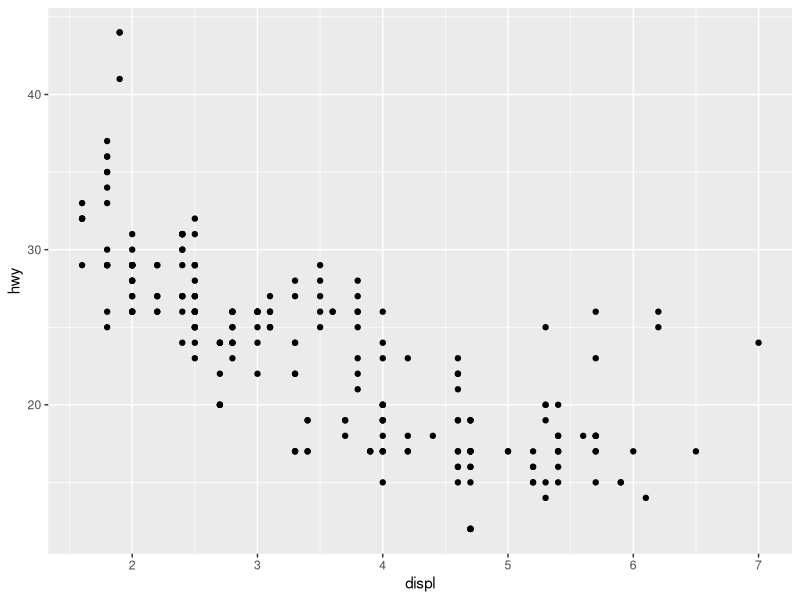
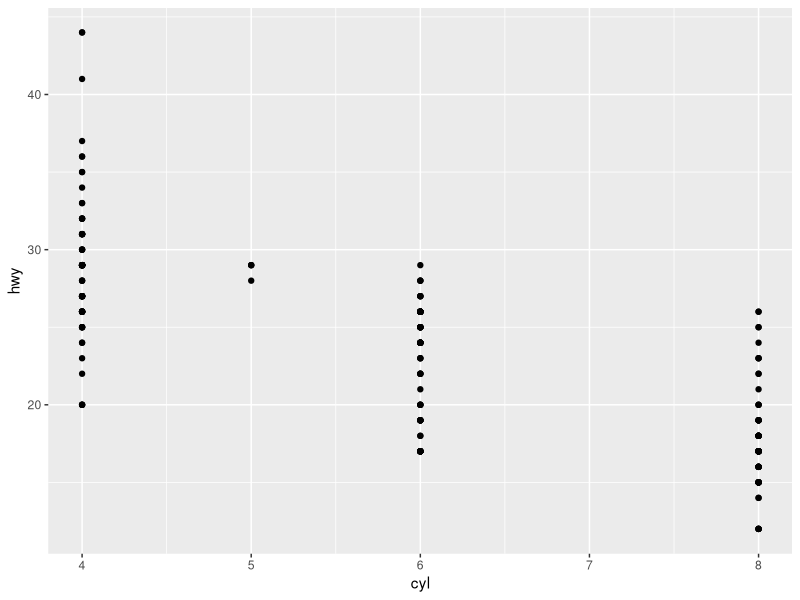
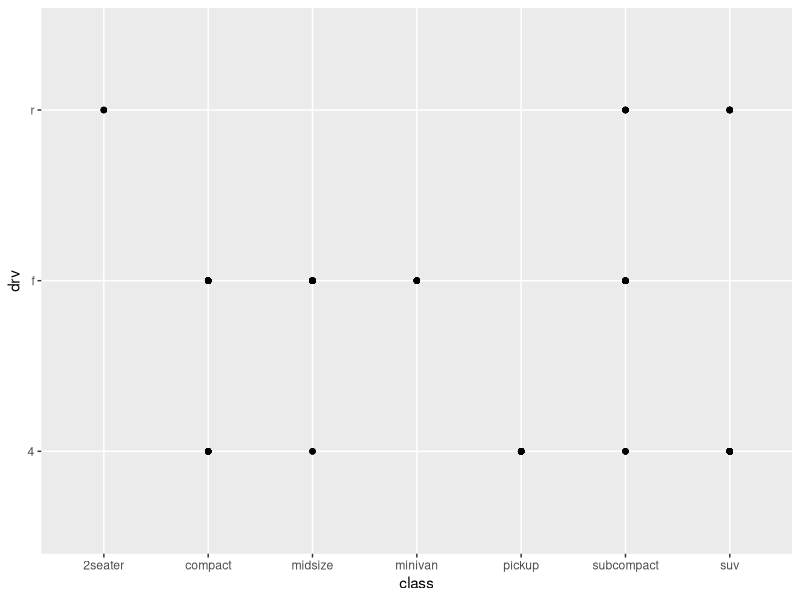
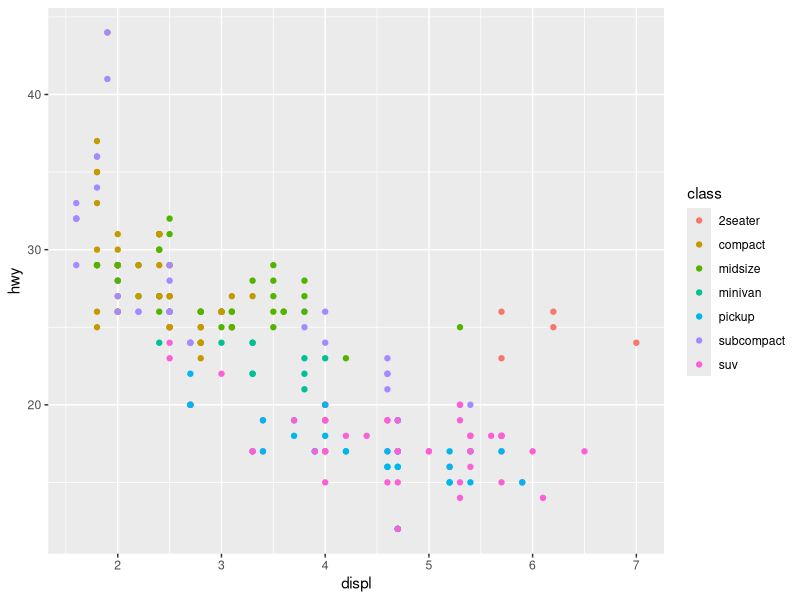
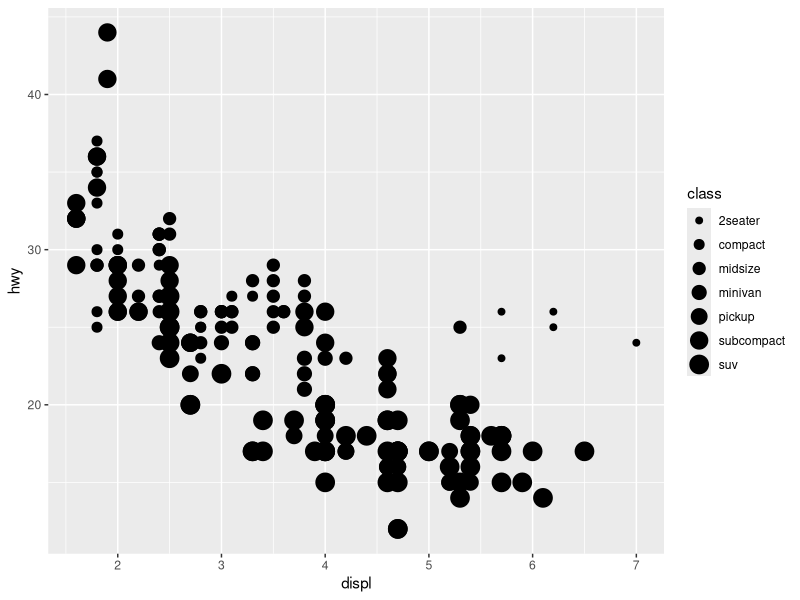
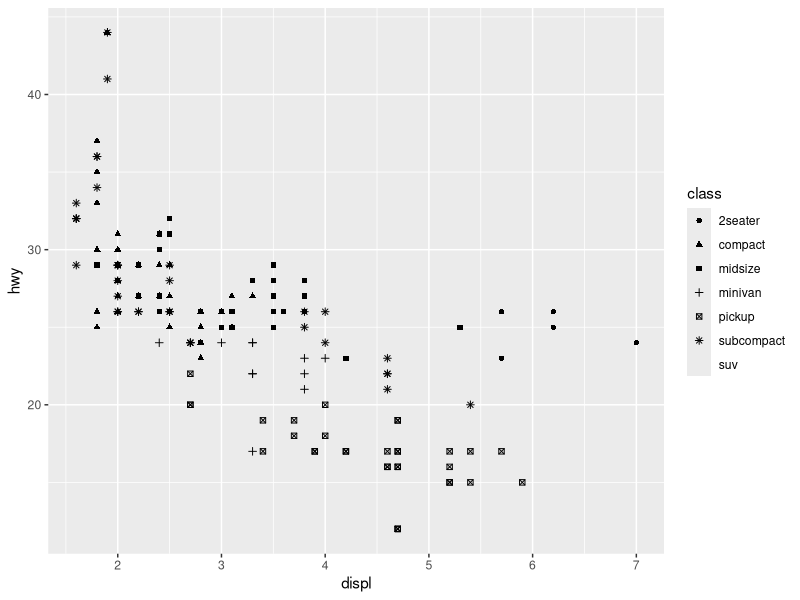
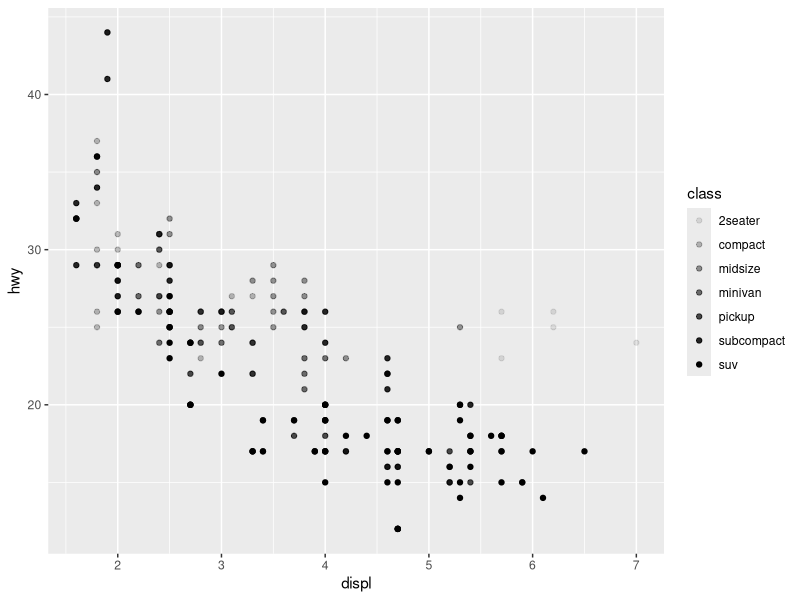
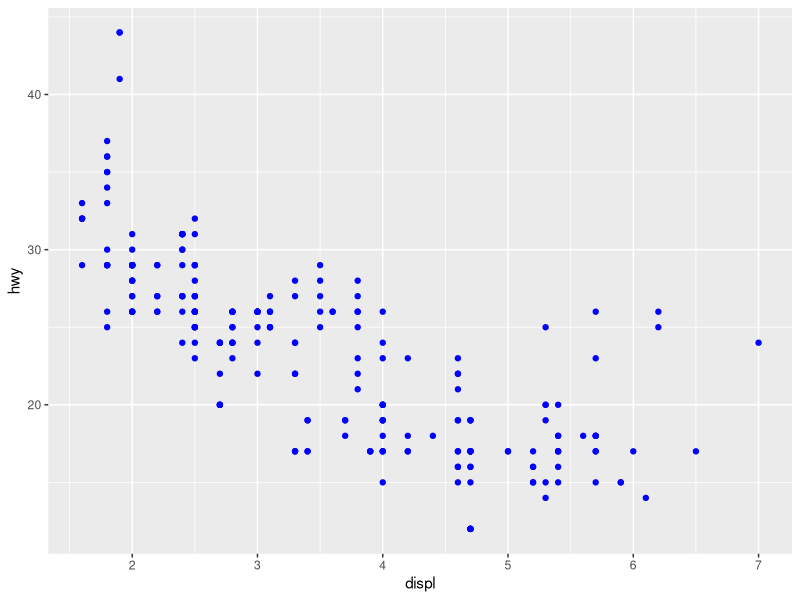

These figures' R source, in order:
## ---- chunk 1
library(tidyverse, ggplot2)
## ---- chunk 2
mpg
## ---- chunk 3
ggplot(data = mpg) +
  geom_point(mapping = aes(displ, hwy))
## ---- chunk 4
nrow(mpg)
ncol(mpg)
## ---- chunk 5
ggplot(data = mpg) +
  geom_point(mapping =  aes(cyl, hwy))
## ---- chunk 6
ggplot(data = mpg) +
  geom_point(mapping =  aes(class, drv))
## ---- chunk 7
ggplot(data = mpg) + 
  geom_point(mapping = aes(x = displ, y = hwy, color = class))
## ---- chunk 8
ggplot(data = mpg) + 
  geom_point(mapping = aes(x = displ, y = hwy, size = class))

ggplot(data = mpg) + 
  geom_point(mapping = aes(x = displ, y = hwy, shape = class))

ggplot(data = mpg) + 
  geom_point(mapping = aes(x = displ, y = hwy, alpha = class))
## ---- chunk 9
ggplot(data = mpg) + 
  geom_point(mapping = aes(x = displ, y = hwy), color = "blue")
## ---- chunk 10
ggplot(data = mpg) + 
  geom_point(mapping = aes(x = displ, y = hwy), color = "black", fill="red", size = 4, shape = 23)
## ---- chunk 11
ggplot(data = mpg) + 
  geom_point(mapping = aes(x = displ, y = hwy, color = "blue"))
## ---- chunk 12
ggplot(data = mpg) + 
  geom_point(mapping = aes(x = displ, y = hwy), color = "blue")
## ---- chunk 13
ggplot(data = mpg) + 
  geom_point(mapping = aes(x = displ, y = hwy, color = displ))

ggplot(data = mpg) + 
  geom_point(mapping = aes(x = displ, y = hwy, size = displ))
## ---- chunk 14
ggplot(data = mpg) + 
  geom_point(mapping = aes(x = displ, y = hwy, shape = class, color = class))
## ---- chunk 15
ggplot(data = mpg) + 
  geom_point(mapping = aes(x = displ, y = hwy, stroke = displ), shape = 6, size = 5)
## ---- chunk 16
ggplot(data = mpg) + 
  geom_point(mapping = aes(x = displ, y = hwy, color = displ < 5))
